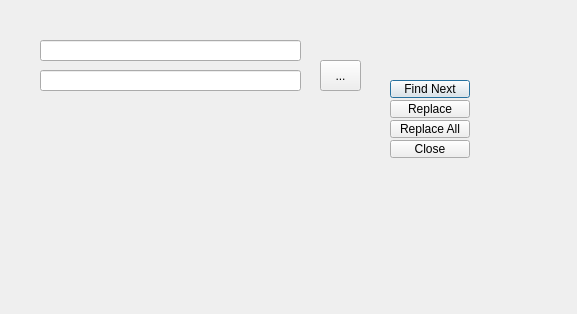
<?xml version="1.0" encoding="UTF-8"?>
<ui version="4.0">
 <class>SearchDialog</class>
 <widget class="QDialog" name="SearchDialog">
  <property name="geometry">
   <rect>
    <x>0</x>
    <y>0</y>
    <width>577</width>
    <height>314</height>
   </rect>
  </property>
  <property name="windowTitle">
   <string>Dialog</string>
  </property>
  <widget class="QPushButton" name="pushButton">
   <property name="geometry">
    <rect>
     <x>390</x>
     <y>80</y>
     <width>80</width>
     <height>18</height>
    </rect>
   </property>
   <property name="text">
    <string>Find Next</string>
   </property>
  </widget>
  <widget class="QPushButton" name="pushButton_2">
   <property name="geometry">
    <rect>
     <x>390</x>
     <y>100</y>
     <width>80</width>
     <height>18</height>
    </rect>
   </property>
   <property name="text">
    <string>Replace</string>
   </property>
  </widget>
  <widget class="QPushButton" name="pushButton_3">
   <property name="geometry">
    <rect>
     <x>390</x>
     <y>120</y>
     <width>80</width>
     <height>18</height>
    </rect>
   </property>
   <property name="text">
    <string>Replace All</string>
   </property>
  </widget>
  <widget class="QPushButton" name="pushButton_4">
   <property name="geometry">
    <rect>
     <x>390</x>
     <y>140</y>
     <width>80</width>
     <height>18</height>
    </rect>
   </property>
   <property name="text">
    <string>Close</string>
   </property>
  </widget>
  <widget class="QLineEdit" name="lineEdit">
   <property name="geometry">
    <rect>
     <x>40</x>
     <y>40</y>
     <width>261</width>
     <height>21</height>
    </rect>
   </property>
  </widget>
  <widget class="QLineEdit" name="lineEdit_2">
   <property name="geometry">
    <rect>
     <x>40</x>
     <y>70</y>
     <width>261</width>
     <height>21</height>
    </rect>
   </property>
  </widget>
  <widget class="QToolButton" name="toolButton">
   <property name="geometry">
    <rect>
     <x>320</x>
     <y>60</y>
     <width>41</width>
     <height>31</height>
    </rect>
   </property>
   <property name="text">
    <string>...</string>
   </property>
  </widget>
 </widget>
 <resources/>
 <connections/>
</ui>
